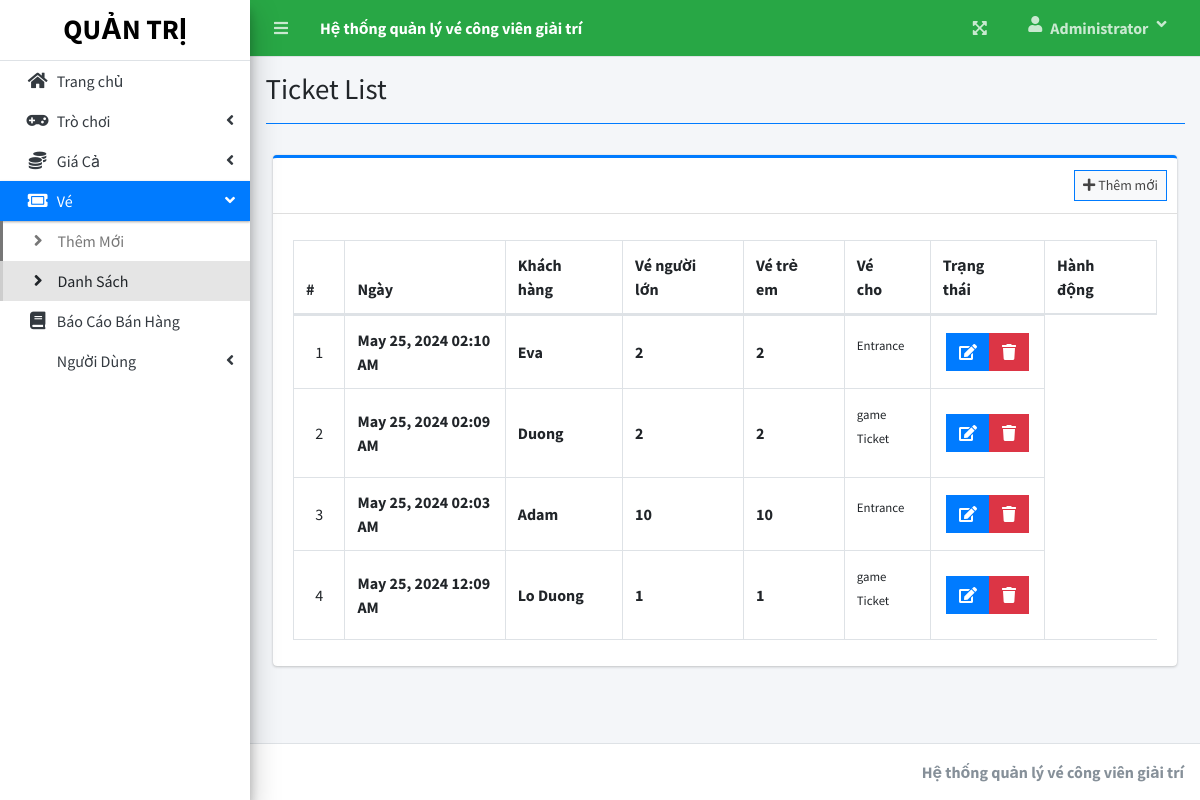
Screenshot of /index.php?page=ticket_list (signed in) with the database file from the repository.
### tables this page shows
CREATE TABLE `ticket_list` (
  `id` int(30) NOT NULL,
  `name` varchar(200) NOT NULL,
  `no_adult` int(11) NOT NULL,
  `no_child` int(11) NOT NULL,
  `adult_price` float NOT NULL,
  `child_price` float NOT NULL,
  `pricing_id` int(30) NOT NULL,
  `amount` float NOT NULL,
  `tendered` float NOT NULL,
  `date_created` datetime NOT NULL DEFAULT current_timestamp()
);

CREATE TABLE `pricing` (
  `id` int(11) NOT NULL,
  `name` varchar(200) NOT NULL,
  `game_id` varchar(5) NOT NULL,
  `adult_price` float NOT NULL,
  `child_price` float NOT NULL,
  `date_created` datetime NOT NULL DEFAULT current_timestamp()
);

### ticket_list.php (the view, shortened to what this page needs)
<?php include'db_connect.php' ?>
<div class="col-lg-12">
	<div class="card card-outline card-primary">
		<div class="card-header">
			<div class="card-tools">
				<a class="btn btn-block btn-sm btn-default btn-flat border-primary " href="./index.php?page=new_ticket"><i class="fa fa-plus"></i> Thêm mới</a>
			</div>
		</div>
		<div class="card-body">
			<table class="table tabe-hover table-bordered" id="list">
				<thead>
					<tr>
						<th class="text-center">#</th>
						<th>Ngày</th>
						<th>Khách hàng</th>
						<th>Vé người lớn</th>
						<th>Vé trẻ em</th>
						<th>Vé cho</th>
						<th>Trạng thái</th>
						<th>Hành động</th>
					</tr>
				</thead>
				<tbody>
					<?php
					$i = 1;
					$qry = $conn->query("SELECT t.*,p.name as ticket_for FROM ticket_list t inner join pricing p on p.id = t.pricing_id order by unix_timestamp(t.date_created) desc ");
					while($row= $qry->fetch_assoc()):
					?>
					<tr>
						<td class="text-center"><?php echo $i++ ?></td>
						<td class=""><b><?php echo date("M d, Y h:i A",strtotime($row['date_created'])) ?></b></td>
						<td class=""><b><?php echo ucwords($row['name']) ?></b></td>
						<td class=""><b><?php echo number_format($row['no_adult']) ?></b></td>
						<td class=""><b><?php echo number_format($row['no_child']) ?></b></td>
						<td><p><small><?php echo $row['ticket_for'] ?></small></p></td>
						<td class="text-center">
		                    <div class="btn-group">
		                        <a href="index.php?page=edit_ticket&id=<?php echo $row['id'] ?>" class="btn btn-primary btn-flat ">
		                          <i class="fas fa-edit"></i>
		                        </a>
		                        <button type="button" class="btn btn-danger btn-flat delete_ticket" data-id="<?php echo $row['id'] ?>">
		                          <i class="fas fa-trash"></i>
		                        </button>
	                      </div>
						</td>
					</tr>
				<?php endwhile; ?>
				</tbody>
			</table>
		</div>
	</div>
</div>

### ticket_list.php (style rules this page uses)
table td { vertical-align: middle !important; }

### rows the page displays
ticket_list: date_created "May 25, 2024 02:10 AM", name "Eva", no_adult "2", no_child "2", pricing.name "Entrance"
ticket_list: date_created "May 25, 2024 02:09 AM", name "Duong", no_adult "2", no_child "2", pricing.name "game Ticket"
ticket_list: date_created "May 25, 2024 02:03 AM", name "Adam", no_adult "10", no_child "10", pricing.name "Entrance"
ticket_list: date_created "May 25, 2024 12:09 AM", name "Lo Duong", no_adult "1", no_child "1", pricing.name "game Ticket"

### other values shown
$_SESSION['system']['name'] "Hệ thống quản lý vé công viên giải trí"
$_SESSION['login_firstname'] "Administrator"
$title "Ticket List"
